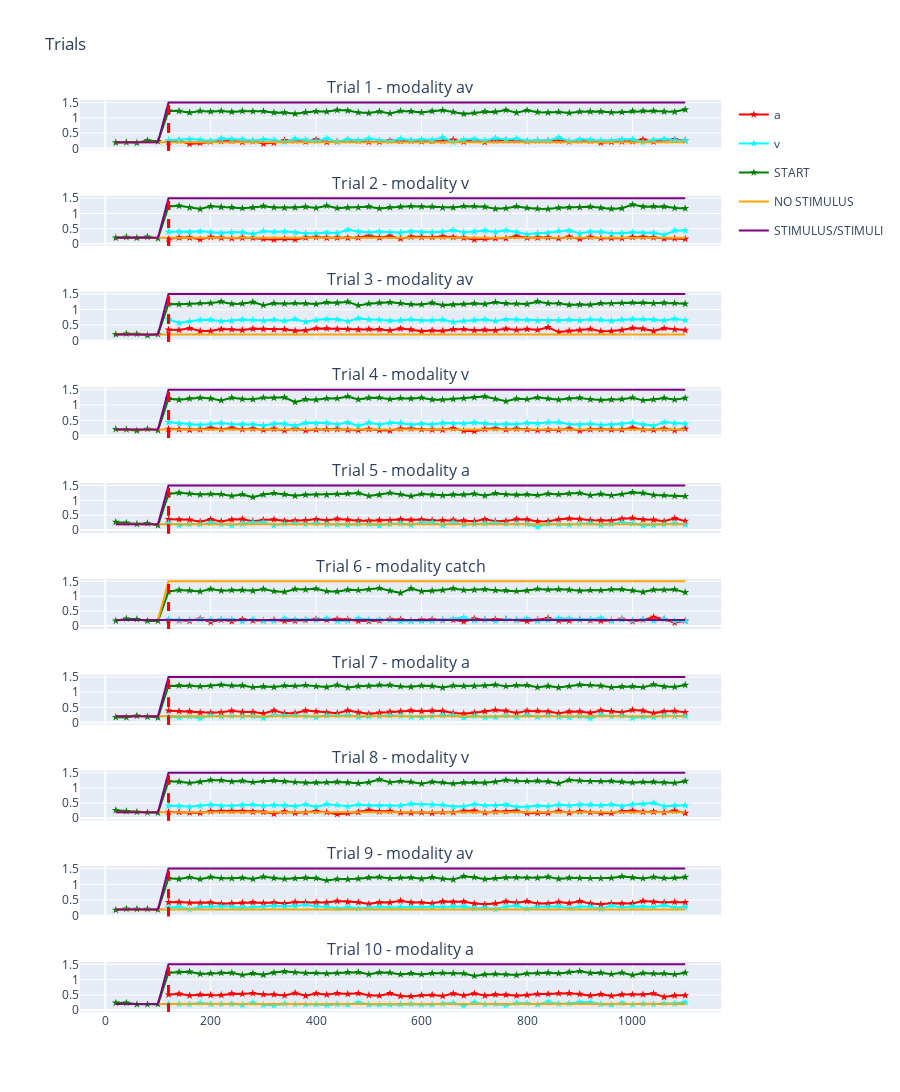

The cell this chart's notebook holds for it:
### Code cell
fig = guido_task.plot_trials(10)
fig.show()
